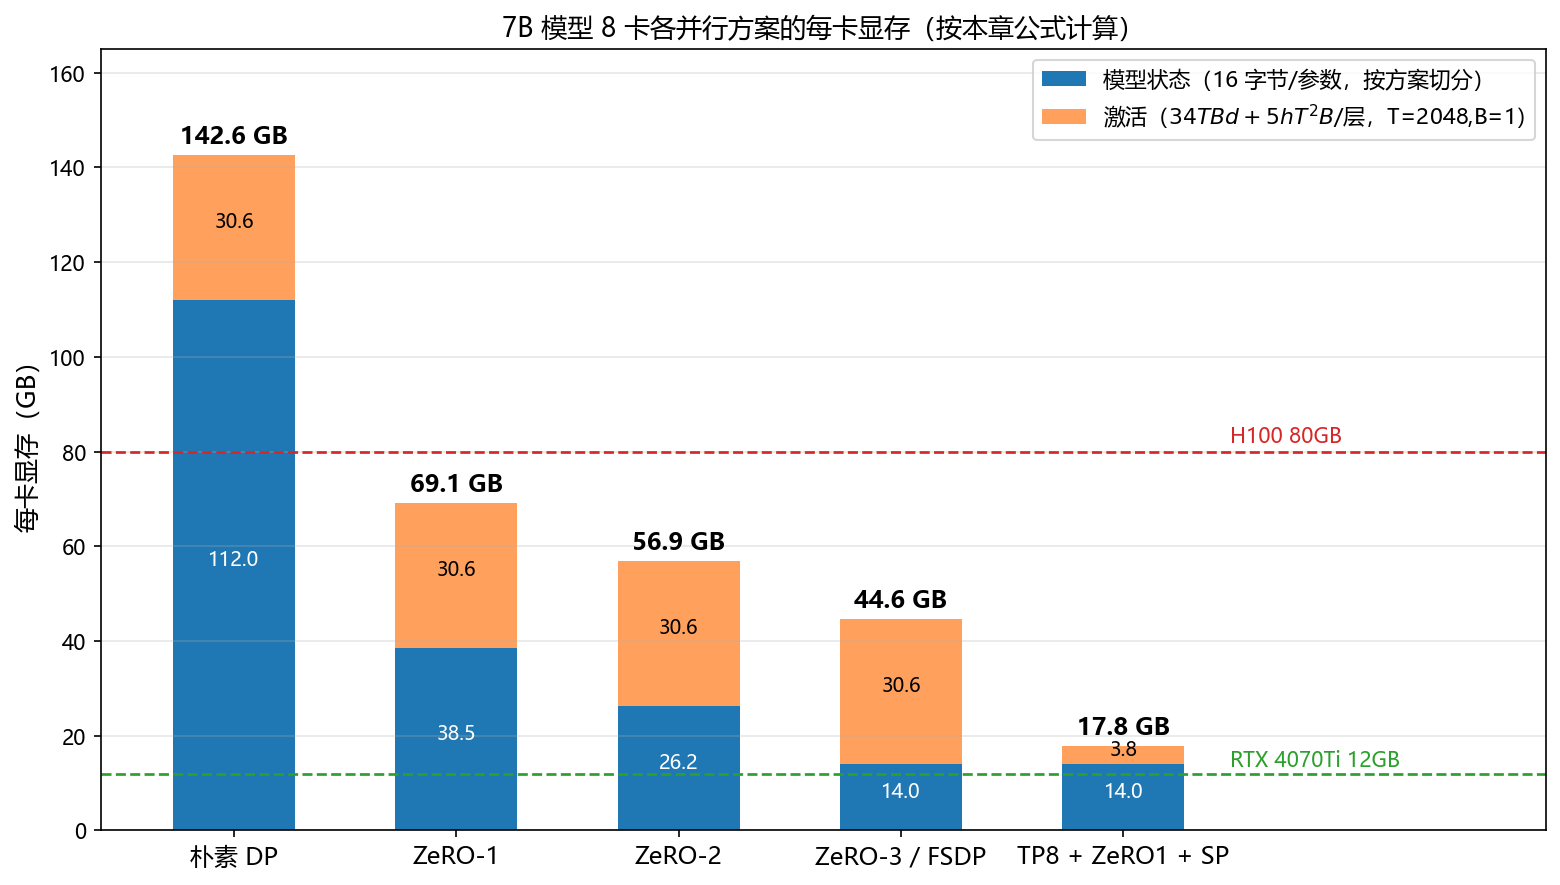

Reproduce this figure in Python.
# -*- coding: utf-8 -*-
"""
7B 模型在各并行方案下每卡显存柱状图（按本章公式真实计算，n=8 卡）：
  模型状态：混合精度 AdamW 16 字节/参数（ZeRO 按 12.3 的公式切分，TP 按卡数切分）
  激活：每层 34TBd + 5hT^2B 字节（Korthikanti et al., 2022），TP 方案按 SP 再除以 TP 度数
运行：python gen_mem_7b.py  （依赖 matplotlib）
"""
import matplotlib
matplotlib.use("Agg")
import matplotlib.pyplot as plt

plt.rcParams["font.sans-serif"] = ["Microsoft YaHei"]
plt.rcParams["axes.unicode_minus"] = False

N = 7e9
n = 8
T, B, d, h, L = 2048, 1, 4096, 32, 32
act_per_layer = 34*T*B*d + 5*h*T*T*B          # 字节/层（bf16）
act_full = L * act_per_layer / 1e9            # GB
act_sp = act_full / n                          # Megatron SP 下除以 TP 度数

configs = [
    ("朴素 DP",            16*N/n**0, act_full,  False),   # 每卡全量
    ("ZeRO-1",             4*N + 12*N/n, act_full, False),
    ("ZeRO-2",             2*N + 14*N/n, act_full, False),
    ("ZeRO-3 / FSDP",      16*N/n, act_full,  False),
    ("TP8 + ZeRO1 + SP",   16*N/n, act_sp,    True),
]
names  = [c[0] for c in configs]
states = [c[1]/1e9 for c in configs]
acts   = [c[2] for c in configs]

fig, ax = plt.subplots(figsize=(10.5, 6))
x = range(len(names))
bars1 = ax.bar(x, states, 0.55, label="模型状态（16 字节/参数，按方案切分）", color="#1f77b4")
bars2 = ax.bar(x, acts, 0.55, bottom=states, label=f"激活（$34TBd+5hT^2B$/层，T={T},B={B}）", color="#ffA15c")
for i, (s, a) in enumerate(zip(states, acts)):
    ax.text(i, s + a + 2.5, f"{s+a:.1f} GB", ha="center", fontsize=11.5, fontweight="bold")
    ax.text(i, s/2, f"{s:.1f}", ha="center", fontsize=9.5, color="white")
    ax.text(i, s + a/2, f"{a:.1f}", ha="center", fontsize=9.5)

ax.axhline(80, color="#d62728", ls="--", lw=1.3)
ax.text(4.48, 82, "H100 80GB", color="#d62728", fontsize=10, ha="left")
ax.axhline(12, color="#2ca02c", ls="--", lw=1.3)
ax.text(4.48, 13.5, "RTX 4070Ti 12GB", color="#2ca02c", fontsize=10, ha="left")

ax.set_xticks(list(x))
ax.set_xticklabels(names, fontsize=11.5)
ax.set_ylabel("每卡显存（GB）", fontsize=12)
ax.set_ylim(0, 165)
ax.set_xlim(-0.6, 5.9)
ax.set_title("7B 模型 8 卡各并行方案的每卡显存（按本章公式计算）",
             fontsize=12.5)
ax.legend(fontsize=10.5, loc="upper right")
ax.grid(axis="y", alpha=0.3)
fig.tight_layout()
fig.savefig("gen_mem_7b.png", dpi=150, bbox_inches="tight")
print(f"激活（不开 SP/检查点）每卡 {act_full:.1f} GB；SP 后 {act_sp:.1f} GB")
for nm, s, a in zip(names, states, acts):
    print(f"{nm}: 模型状态 {s:.1f} + 激活 {a:.1f} = {s+a:.1f} GB")
print("已保存 gen_mem_7b.png")
